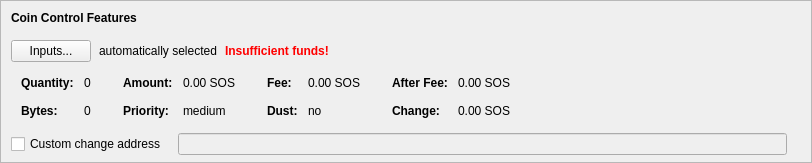
    <widget class="QFrame" name="frameCoinControl">
     <property name="sizePolicy">
      <sizepolicy hsizetype="Expanding" vsizetype="Expanding">
       <horstretch>0</horstretch>
       <verstretch>0</verstretch>
      </sizepolicy>
     </property>
     <property name="maximumSize">
      <size>
       <width>16777215</width>
       <height>16777215</height>
      </size>
     </property>
     <property name="frameShape">
      <enum>QFrame::StyledPanel</enum>
     </property>
     <property name="frameShadow">
      <enum>QFrame::Sunken</enum>
     </property>
     <layout class="QVBoxLayout" name="verticalLayoutCoinControl2">
      <property name="spacing">
       <number>0</number>
      </property>
      <property name="leftMargin">
       <number>0</number>
      </property>
      <property name="topMargin">
       <number>0</number>
      </property>
      <property name="rightMargin">
       <number>0</number>
      </property>
      <property name="bottomMargin">
       <number>6</number>
      </property>
      <item>
       <layout class="QVBoxLayout" name="verticalLayoutCoinControl" stretch="0,0,0,0,1">
        <property name="spacing">
         <number>0</number>
        </property>
        <property name="leftMargin">
         <number>10</number>
        </property>
        <property name="topMargin">
         <number>10</number>
        </property>
        <item>
         <layout class="QHBoxLayout" name="horizontalLayoutCoinControl1">
          <property name="bottomMargin">
           <number>15</number>
          </property>
          <item>
           <widget class="QLabel" name="labelCoinControlFeatures">
            <property name="sizePolicy">
             <sizepolicy hsizetype="Preferred" vsizetype="Maximum">
              <horstretch>0</horstretch>
              <verstretch>0</verstretch>
             </sizepolicy>
            </property>
            <property name="font">
             <font>
              <weight>75</weight>
              <bold>true</bold>
             </font>
            </property>
            <property name="styleSheet">
             <string notr="true">font-weight:bold;</string>
            </property>
            <property name="text">
             <string>Coin Control Features</string>
            </property>
           </widget>
          </item>
         </layout>
        </item>
        <item>
         <layout class="QHBoxLayout" name="horizontalLayoutCoinControl2" stretch="0,0,0,0">
          <property name="spacing">
           <number>8</number>
          </property>
          <property name="bottomMargin">
           <number>10</number>
          </property>
          <item>
           <widget class="QPushButton" name="pushButtonCoinControl">
            <property name="styleSheet">
             <string notr="true"/>
            </property>
            <property name="text">
             <string>Inputs...</string>
            </property>
            <property name="autoDefault">
             <bool>false</bool>
            </property>
           </widget>
          </item>
          <item>
           <widget class="QLabel" name="labelCoinControlAutomaticallySelected">
            <property name="text">
             <string>automatically selected</string>
            </property>
            <property name="margin">
             <number>5</number>
            </property>
           </widget>
          </item>
          <item>
           <widget class="QLabel" name="labelCoinControlInsuffFunds">
            <property name="font">
             <font>
              <weight>75</weight>
              <bold>true</bold>
             </font>
            </property>
            <property name="styleSheet">
             <string notr="true">color:red;font-weight:bold;</string>
            </property>
            <property name="text">
             <string>Insufficient funds!</string>
            </property>
            <property name="margin">
             <number>5</number>
            </property>
           </widget>
          </item>
          <item>
           <spacer name="horizontalSpacerCoinControl">
            <property name="orientation">
             <enum>Qt::Horizontal</enum>
            </property>
            <property name="sizeHint" stdset="0">
             <size>
              <width>40</width>
              <height>1</height>
             </size>
            </property>
           </spacer>
          </item>
         </layout>
        </item>
        <item>
         <widget class="QWidget" name="widgetCoinControl" native="true">
          <property name="sizePolicy">
           <sizepolicy hsizetype="Preferred" vsizetype="Preferred">
            <horstretch>0</horstretch>
            <verstretch>0</verstretch>
           </sizepolicy>
          </property>
          <property name="minimumSize">
           <size>
            <width>0</width>
            <height>0</height>
           </size>
          </property>
          <property name="styleSheet">
           <string notr="true"/>
          </property>
          <layout class="QHBoxLayout" name="horizontalLayoutCoinControl5">
           <property name="leftMargin">
            <number>0</number>
           </property>
           <property name="topMargin">
            <number>0</number>
           </property>
           <property name="rightMargin">
            <number>0</number>
           </property>
           <property name="bottomMargin">
            <number>0</number>
           </property>
           <item>
            <layout class="QHBoxLayout" name="horizontalLayoutCoinControl3" stretch="0,0,0,1">
             <property name="spacing">
              <number>20</number>
             </property>
             <property name="topMargin">
              <number>0</number>
             </property>
             <property name="bottomMargin">
              <number>10</number>
             </property>
             <item>
              <layout class="QFormLayout" name="formLayoutCoinControl1">
               <property name="horizontalSpacing">
                <number>10</number>
               </property>
               <property name="verticalSpacing">
                <number>14</number>
               </property>
               <property name="leftMargin">
                <number>10</number>
               </property>
               <property name="topMargin">
                <number>4</number>
               </property>
               <property name="rightMargin">
                <number>6</number>
               </property>
               <item row="0" column="0">
                <widget class="QLabel" name="labelCoinControlQuantityText">
                 <property name="font">
                  <font>
                   <weight>75</weight>
                   <bold>true</bold>
                  </font>
                 </property>
                 <property name="text">
                  <string>Quantity:</string>
                 </property>
                 <property name="margin">
                  <number>0</number>
                 </property>
                </widget>
               </item>
               <item row="0" column="1">
                <widget class="QLabel" name="labelCoinControlQuantity">
                 <property name="cursor">
                  <cursorShape>IBeamCursor</cursorShape>
                 </property>
                 <property name="contextMenuPolicy">
                  <enum>Qt::ActionsContextMenu</enum>
                 </property>
                 <property name="text">
                  <string notr="true">0</string>
                 </property>
                 <property name="margin">
                  <number>0</number>
                 </property>
                 <property name="textInteractionFlags">
                  <set>Qt::LinksAccessibleByMouse|Qt::TextSelectableByKeyboard|Qt::TextSelectableByMouse</set>
                 </property>
                </widget>
               </item>
               <item row="1" column="0">
                <widget class="QLabel" name="labelCoinControlBytesText">
                 <property name="font">
                  <font>
                   <weight>75</weight>
                   <bold>true</bold>
                  </font>
                 </property>
                 <property name="text">
                  <string>Bytes:</string>
                 </property>
                </widget>
               </item>
               <item row="1" column="1">
                <widget class="QLabel" name="labelCoinControlBytes">
                 <property name="cursor">
                  <cursorShape>IBeamCursor</cursorShape>
                 </property>
                 <property name="contextMenuPolicy">
                  <enum>Qt::ActionsContextMenu</enum>
                 </property>
                 <property name="text">
                  <string notr="true">0</string>
                 </property>
                 <property name="textInteractionFlags">
                  <set>Qt::LinksAccessibleByMouse|Qt::TextSelectableByKeyboard|Qt::TextSelectableByMouse</set>
                 </property>
                </widget>
               </item>
              </layout>
             </item>
             <item>
              <layout class="QFormLayout" name="formLayoutCoinControl2">
               <property name="horizontalSpacing">
                <number>10</number>
               </property>
               <property name="verticalSpacing">
                <number>14</number>
               </property>
               <property name="leftMargin">
                <number>6</number>
               </property>
               <property name="topMargin">
                <number>4</number>
               </property>
               <property name="rightMargin">
                <number>6</number>
               </property>
               <item row="0" column="0">
                <widget class="QLabel" name="labelCoinControlAmountText">
                 <property name="font">
                  <font>
                   <weight>75</weight>
                   <bold>true</bold>
                  </font>
                 </property>
                 <property name="text">
                  <string>Amount:</string>
                 </property>
                 <property name="margin">
                  <number>0</number>
                 </property>
                </widget>
               </item>
               <item row="0" column="1">
                <widget class="QLabel" name="labelCoinControlAmount">
                 <property name="cursor">
                  <cursorShape>IBeamCursor</cursorShape>
                 </property>
                 <property name="contextMenuPolicy">
                  <enum>Qt::ActionsContextMenu</enum>
                 </property>
                 <property name="text">
                  <string notr="true">0.00 SOS</string>
                 </property>
                 <property name="textInteractionFlags">
                  <set>Qt::LinksAccessibleByMouse|Qt::TextSelectableByKeyboard|Qt::TextSelectableByMouse</set>
                 </property>
                </widget>
               </item>
               <item row="1" column="0">
                <widget class="QLabel" name="labelCoinControlPriorityText">
                 <property name="font">
                  <font>
                   <weight>75</weight>
                   <bold>true</bold>
                  </font>
                 </property>
                 <property name="text">
                  <string>Priority:</string>
                 </property>
                </widget>
               </item>
               <item row="1" column="1">
                <widget class="QLabel" name="labelCoinControlPriority">
                 <property name="cursor">
                  <cursorShape>IBeamCursor</cursorShape>
                 </property>
                 <property name="contextMenuPolicy">
                  <enum>Qt::ActionsContextMenu</enum>
                 </property>
                 <property name="text">
                  <string>medium</string>
                 </property>
                 <property name="textInteractionFlags">
                  <set>Qt::LinksAccessibleByMouse|Qt::TextSelectableByKeyboard|Qt::TextSelectableByMouse</set>
                 </property>
                </widget>
               </item>
              </layout>
             </item>
             <item>
              <layout class="QFormLayout" name="formLayoutCoinControl3">
               <property name="horizontalSpacing">
                <number>10</number>
               </property>
               <property name="verticalSpacing">
                <number>14</number>
               </property>
               <property name="leftMargin">
                <number>6</number>
               </property>
               <property name="topMargin">
                <number>4</number>
               </property>
               <property name="rightMargin">
                <number>6</number>
               </property>
               <item row="0" column="0">
                <widget class="QLabel" name="labelCoinControlFeeText">
                 <property name="font">
                  <font>
                   <weight>75</weight>
                   <bold>true</bold>
                  </font>
                 </property>
                 <property name="text">
                  <string>Fee:</string>
                 </property>
                 <property name="margin">
                  <number>0</number>
                 </property>
                </widget>
               </item>
               <item row="0" column="1">
                <widget class="QLabel" name="labelCoinControlFee">
                 <property name="cursor">
                  <cursorShape>IBeamCursor</cursorShape>
                 </property>
                 <property name="contextMenuPolicy">
                  <enum>Qt::ActionsContextMenu</enum>
                 </property>
                 <property name="text">
                  <string notr="true">0.00 SOS</string>
                 </property>
                 <property name="textInteractionFlags">
                  <set>Qt::LinksAccessibleByMouse|Qt::TextSelectableByKeyboard|Qt::TextSelectableByMouse</set>
                 </property>
                </widget>
               </item>
               <item row="1" column="0">
                <widget class="QLabel" name="labelCoinControlLowOutputText">
                 <property name="font">
                  <font>
                   <weight>75</weight>
                   <bold>true</bold>
                  </font>
                 </property>
                 <property name="text">
                  <string>Dust:</string>
                 </property>
                </widget>
               </item>
               <item row="1" column="1">
                <widget class="QLabel" name="labelCoinControlLowOutput">
                 <property name="cursor">
                  <cursorShape>IBeamCursor</cursorShape>
                 </property>
                 <property name="contextMenuPolicy">
                  <enum>Qt::ActionsContextMenu</enum>
                 </property>
                 <property name="text">
                  <string>no</string>
                 </property>
                 <property name="textInteractionFlags">
                  <set>Qt::LinksAccessibleByMouse|Qt::TextSelectableByKeyboard|Qt::TextSelectableByMouse</set>
                 </property>
                </widget>
               </item>
              </layout>
             </item>
             <item>
              <layout class="QFormLayout" name="formLayoutCoinControl4">
               <property name="horizontalSpacing">
                <number>10</number>
               </property>
               <property name="verticalSpacing">
                <number>14</number>
               </property>
               <property name="leftMargin">
                <number>6</number>
               </property>
               <property name="topMargin">
                <number>4</number>
               </property>
               <property name="rightMargin">
                <number>6</number>
               </property>
               <item row="0" column="0">
                <widget class="QLabel" name="labelCoinControlAfterFeeText">
                 <property name="font">
                  <font>
                   <weight>75</weight>
                   <bold>true</bold>
                  </font>
                 </property>
                 <property name="text">
                  <string>After Fee:</string>
                 </property>
                 <property name="margin">
                  <number>0</number>
                 </property>
                </widget>
               </item>
               <item row="0" column="1">
                <widget class="QLabel" name="labelCoinControlAfterFee">
                 <property name="cursor">
                  <cursorShape>IBeamCursor</cursorShape>
                 </property>
                 <property name="contextMenuPolicy">
                  <enum>Qt::ActionsContextMenu</enum>
                 </property>
                 <property name="text">
                  <string notr="true">0.00 SOS</string>
                 </property>
                 <property name="textInteractionFlags">
                  <set>Qt::LinksAccessibleByMouse|Qt::TextSelectableByKeyboard|Qt::TextSelectableByMouse</set>
                 </property>
                </widget>
               </item>
               <item row="1" column="0">
                <widget class="QLabel" name="labelCoinControlChangeText">
                 <property name="font">
                  <font>
                   <weight>75</weight>
                   <bold>true</bold>
                  </font>
                 </property>
                 <property name="text">
                  <string>Change:</string>
                 </property>
                </widget>
               </item>
               <item row="1" column="1">
                <widget class="QLabel" name="labelCoinControlChange">
                 <property name="cursor">
                  <cursorShape>IBeamCursor</cursorShape>
                 </property>
                 <property name="contextMenuPolicy">
                  <enum>Qt::ActionsContextMenu</enum>
                 </property>
                 <property name="text">
                  <string notr="true">0.00 SOS</string>
                 </property>
                 <property name="textInteractionFlags">
                  <set>Qt::LinksAccessibleByMouse|Qt::TextSelectableByKeyboard|Qt::TextSelectableByMouse</set>
                 </property>
                </widget>
               </item>
              </layout>
             </item>
            </layout>
           </item>
          </layout>
         </widget>
        </item>
        <item>
         <layout class="QHBoxLayout" name="horizontalLayoutCoinControl4" stretch="0,0,0">
          <property name="spacing">
           <number>12</number>
          </property>
          <property name="sizeConstraint">
           <enum>QLayout::SetDefaultConstraint</enum>
          </property>
          <property name="topMargin">
           <number>5</number>
          </property>
          <property name="rightMargin">
           <number>5</number>
          </property>
          <item>
           <widget class="QCheckBox" name="checkBoxCoinControlChange">
            <property name="toolTip">
             <string>If this is activated, but the change address is empty or invalid, change will be sent to a newly generated address.</string>
            </property>
            <property name="text">
             <string>Custom change address</string>
            </property>
           </widget>
          </item>
          <item>
           <widget class="QValidatedLineEdit" name="lineEditCoinControlChange">
            <property name="enabled">
             <bool>false</bool>
            </property>
            <property name="sizePolicy">
             <sizepolicy hsizetype="Expanding" vsizetype="Fixed">
              <horstretch>0</horstretch>
              <verstretch>0</verstretch>
             </sizepolicy>
            </property>
           </widget>
          </item>
          <item>
           <widget class="QLabel" name="labelCoinControlChangeLabel">
            <property name="sizePolicy">
             <sizepolicy hsizetype="Preferred" vsizetype="Expanding">
              <horstretch>0</horstretch>
              <verstretch>0</verstretch>
             </sizepolicy>
            </property>
            <property name="minimumSize">
             <size>
              <width>0</width>
              <height>0</height>
             </size>
            </property>
            <property name="text">
             <string/>
            </property>
            <property name="margin">
             <number>3</number>
            </property>
           </widget>
          </item>
         </layout>
        </item>
        <item>
         <spacer name="verticalSpacerCoinControl">
          <property name="orientation">
           <enum>Qt::Vertical</enum>
          </property>
          <property name="sizeHint" stdset="0">
           <size>
            <width>800</width>
            <height>1</height>
           </size>
          </property>
         </spacer>
        </item>
       </layout>
      </item>
     </layout>
    </widget>
